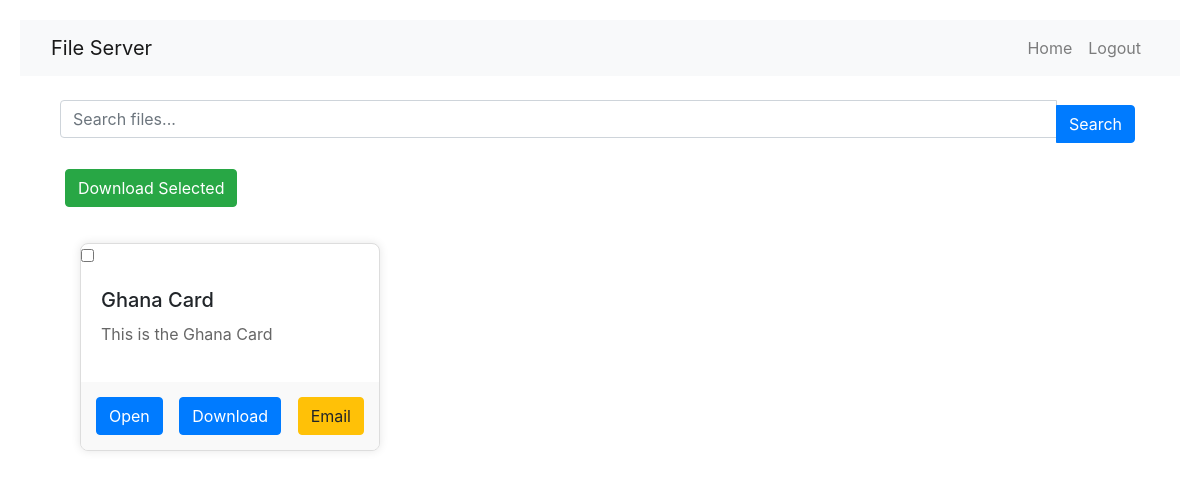
Page /user-dashboard/ (signed in) on the earlier database version.
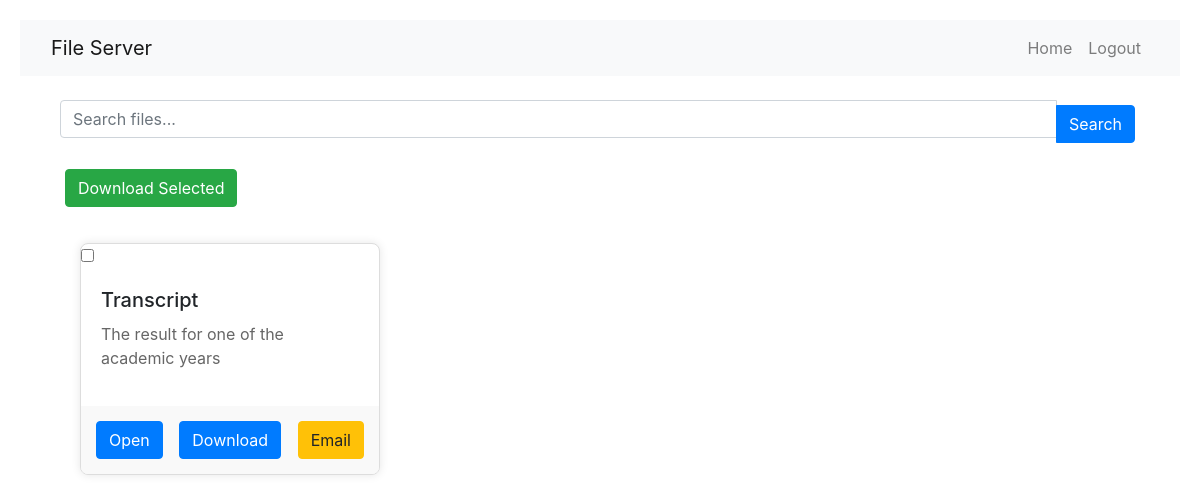
Same page on the later database version.
### backend/models.py (models this page shows, shortened)
class Document(models.Model):
    title = models.CharField(max_length=100)
    description = models.TextField()
    file = models.FileField(upload_to="uploads/")
    uploaded_at = models.DateTimeField(auto_now_add=True)
    uploaded_by = models.ForeignKey(settings.AUTH_USER_MODEL, on_delete=models.CASCADE)
    download_count = models.PositiveIntegerField(default=0)
    email_count = models.PositiveIntegerField(default=0)

### backend/views.py (the view)
# urls.py: path("user-dashboard/", userDashboard, name="userDashboard"),
@login_required(login_url="login")
def userDashboard(request):
    query = request.GET.get("q")
    if query:
        documents = Document.objects.filter(
            Q(title__icontains=query) | Q(description__icontains(query))
        )
    else:
        documents = Document.objects.all()
    return render(request, "userdashboard_page.html", {"documents": documents})

### backend/templates/userdashboard_page.html (shortened to what this page needs)
{% extends 'base.html' %}
{% block content %}
<div class="container mt-4">
  <form method="get" action="{% url 'userDashboard' %}">
    <div class="input-group mb-3">
      <input type="text" class="form-control" name="q" placeholder="Search files..." value="{{ request.GET.q }}" />
      <button class="btn btn-primary" type="submit">Search</button>
    </div>
  </form>
  <button id="download-selected" class="btn btn-success mb-3">
    Download Selected
  </button>
  <div class="dashboard">
    {% for document in documents %}
    <div class="file-card">
      <input type="checkbox" class="select-file" data-file-id="{{ document.id }}" />
      <div class="file-info">
        <h3 class="file-title">{{ document.title }}</h3>
        <p class="file-description">{{ document.description }}</p>
      </div>
      <div class="file-actions">
        <button class="btn btn-primary open-btn" data-title="{{ document.title }}"
          data-description="{{ document.description }}" data-file-url="{{ document.file.url }}"
          data-document-id="{{ document.id }}">
          Open
        </button>
        <a href="{% url 'download_file' document.id %}" class="btn btn-primary" download>Download</a>
        <button class="btn btn-warning email-btn" data-title="{{ document.title }}"
          data-file-url="{{ document.file.url }}" data-document-id="{{ document.id }}">
          Email
        </button>
      </div>
    </div>
    {% endfor %}
  </div>
</div>
{% endblock %}

Differences in the rows shown:
removed Document: title "Ghana Card", description "This is the Ghana Card"
added Document: title "Transcript", description "The result for one of the academic years"
